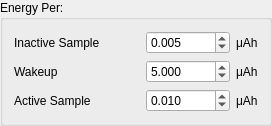
              <widget class="QGroupBox" name="groupBox_5">
               <property name="title">
                <string>Energy Per:</string>
               </property>
               <layout class="QFormLayout" name="formLayout_4">
                <item row="1" column="0">
                 <widget class="QLabel" name="label_7">
                  <property name="text">
                   <string>Wakeup</string>
                  </property>
                 </widget>
                </item>
                <item row="1" column="1">
                 <layout class="QHBoxLayout" name="horizontalLayout_8">
                  <item>
                   <spacer name="horizontalSpacer_9">
                    <property name="orientation">
                     <enum>Qt::Horizontal</enum>
                    </property>
                    <property name="sizeHint" stdset="0">
                     <size>
                      <width>40</width>
                      <height>20</height>
                     </size>
                    </property>
                   </spacer>
                  </item>
                  <item>
                   <widget class="QDoubleSpinBox" name="spinbox_wakeupenergy">
                    <property name="toolTip">
                     <string extracomment="How much energy the tag needs to start data collection."/>
                    </property>
                    <property name="decimals">
                     <number>3</number>
                    </property>
                    <property name="maximum">
                     <double>99999.990000000005239</double>
                    </property>
                    <property name="value">
                     <double>5.000000000000000</double>
                    </property>
                   </widget>
                  </item>
                  <item>
                   <widget class="QLabel" name="label_19">
                    <property name="text">
                     <string>μAh</string>
                    </property>
                   </widget>
                  </item>
                 </layout>
                </item>
                <item row="0" column="0">
                 <widget class="QLabel" name="label_13">
                  <property name="text">
                   <string>Inactive Sample</string>
                  </property>
                 </widget>
                </item>
                <item row="0" column="1">
                 <layout class="QHBoxLayout" name="horizontalLayout_10">
                  <item>
                   <spacer name="horizontalSpacer_11">
                    <property name="orientation">
                     <enum>Qt::Horizontal</enum>
                    </property>
                    <property name="sizeHint" stdset="0">
                     <size>
                      <width>40</width>
                      <height>20</height>
                     </size>
                    </property>
                   </spacer>
                  </item>
                  <item>
                   <widget class="QDoubleSpinBox" name="spinbox_standbyenergy">
                    <property name="toolTip">
                     <string extracomment="How much energy the tag uses per sample, when not collecting data."/>
                    </property>
                    <property name="decimals">
                     <number>3</number>
                    </property>
                    <property name="maximum">
                     <double>99999.990000000005239</double>
                    </property>
                    <property name="value">
                     <double>0.005000000000000</double>
                    </property>
                   </widget>
                  </item>
                  <item>
                   <widget class="QLabel" name="label_18">
                    <property name="text">
                     <string>μAh</string>
                    </property>
                   </widget>
                  </item>
                 </layout>
                </item>
                <item row="2" column="0">
                 <widget class="QLabel" name="label_10">
                  <property name="text">
                   <string>Active Sample</string>
                  </property>
                 </widget>
                </item>
                <item row="2" column="1">
                 <layout class="QHBoxLayout" name="horizontalLayout_9">
                  <item>
                   <spacer name="horizontalSpacer_10">
                    <property name="orientation">
                     <enum>Qt::Horizontal</enum>
                    </property>
                    <property name="sizeHint" stdset="0">
                     <size>
                      <width>40</width>
                      <height>20</height>
                     </size>
                    </property>
                   </spacer>
                  </item>
                  <item>
                   <widget class="QDoubleSpinBox" name="spinbox_energypersample">
                    <property name="toolTip">
                     <string extracomment="How much energy the tag needs to record a single sample"/>
                    </property>
                    <property name="decimals">
                     <number>3</number>
                    </property>
                    <property name="maximum">
                     <double>99999.990000000005239</double>
                    </property>
                    <property name="value">
                     <double>0.010000000000000</double>
                    </property>
                   </widget>
                  </item>
                  <item>
                   <widget class="QLabel" name="label_20">
                    <property name="text">
                     <string>μAh</string>
                    </property>
                   </widget>
                  </item>
                 </layout>
                </item>
               </layout>
              </widget>
